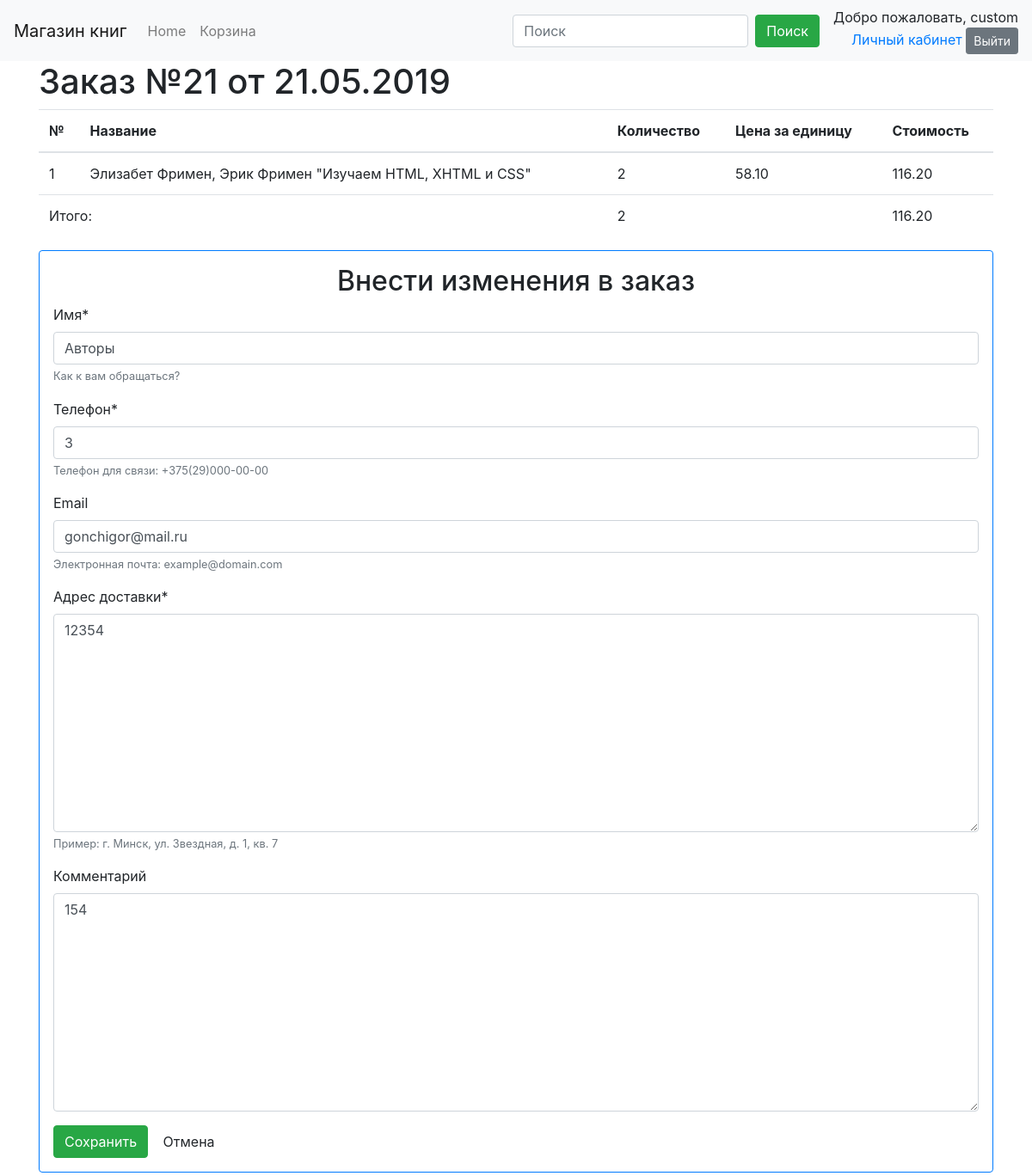
Before: /order/update/21/ (signed in) with the older database file.
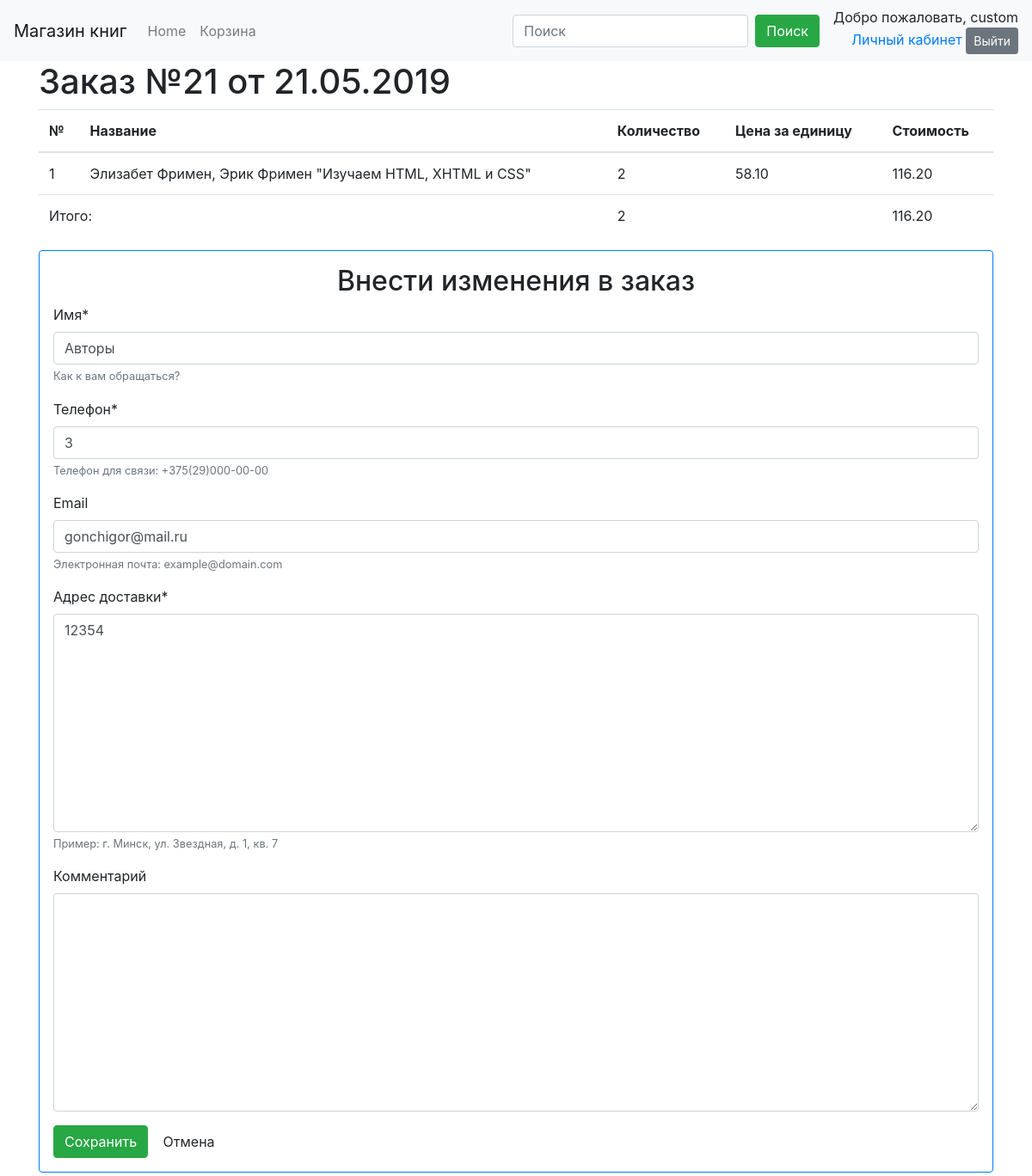
After: the same page with the newer database file.
### orderapp/models.py (models this page shows, shortened)
class Order(models.Model):
    cart = models.ForeignKey(Cart, on_delete=models.PROTECT, verbose_name='корзина', related_name='order',
                             related_query_name='order')
    status = models.ForeignKey(OrderStatus, on_delete=models.PROTECT, verbose_name='статус', related_name='order',
                               related_query_name='order')
    name = models.CharField(verbose_name='имя', max_length=50, help_text='Как к вам обращаться?')
    phone = models.CharField(max_length=15, verbose_name='телефон', help_text='Телефон для связи: +375(29)000-00-00')
    email = models.EmailField(verbose_name='email', blank=True, null=True,
                              help_text='Электронная почта: example@domain.com')
    delivery_adress = models.TextField(verbose_name='Адрес доставки',
                                       help_text='Пример: г. Минск, ул. Звездная, д. 1, кв. 7')
    comments = models.TextField(verbose_name='комментарий', blank=True, null=True)
    date_create = models.DateTimeField("Дата создания", auto_now_add=True, )
    date_update = models.DateTimeField("Дата последнего изменения", auto_now=True)
    def __str__(self):
        return "Заказ №" + str(self.pk) + " от " + self.date_create.strftime("%d.%m.%Y")
    class Meta:
        verbose_name = 'заказ'
        verbose_name_plural = 'заказы'
        permissions = [('manager', 'is_manager'), ]

### orderapp/views.py (the view, shortened to what this page needs)
# urls.py: path('update/<int:pk>/', CustomerOrderUpdateView.as_view(), name='order_customer_update'),
class CustomerOrderUpdateView(LoginRequiredMixin, UpdateView):
    model = Order
    form_class = OrderConfirmForm
    template_name = 'orderapp/customer_order_update.html'
    def get_context_data(self, **kwargs):
        context = super().get_context_data(**kwargs)
        context['cart'] = self.object.cart
        context['next'] = reverse_lazy('cart_detail_current', kwargs={'pk': self.object.cart.pk})
        context['is_new'] = self.object.status_id == order_status_new.pk
        return context
    def get_queryset(self):
        return self.model._default_manager.filter(status=order_status_new, cart__user=self.request.user)

### orderapp/form.py
class OrderConfirmForm(ModelForm):
    class Meta:
        model = Order
        exclude = ['cart', 'status']

### cartapp/models.py (called while the page is built)
    @property
    def total_quantity(self):
        quantity = self.books.aggregate(models.Sum('quantity'))['quantity__sum']
        if quantity is None:
            return 0
        return quantity

    @property
    def total_cost(self):
        return sum(book.cost for book in self.books.all())

    @property
    def cost(self):
        return self.quantity * self.book.price

### goodsapp/models.py (called while the page is built)
    def description(self):
        return ', '.join([s.namePublic for s in self.authors.all()]) + " \"" + self.name + "\""

### orderapp/templates/orderapp/customer_order_update.html (shortened to what this page needs)
{% extends 'orderapp/order_form.html' %}
{% load crispy_forms_tags %}
{% block navbar %}
    {% include 'navbar.html' %}
{% endblock %}
{% block main_head %}{% if cart.user == view.request.user %}{{ object }}{% endif %}{% endblock %}
{% block cart_table %}
    {% if cart.user == view.request.user %}
        {{ block.super }}
    {% endif %}
{% endblock %}
{% block order_block %}
    {% if cart.user == view.request.user and is_new%}
        <form method="post" class="border border-primary rounded p-3 mb-1">
            <h2 class="text-center">Внести изменения в заказ</h2>
            {{ form|crispy }}
            <button class="btn btn-success">Сохранить</button>
            <a href="{{ next }}" class="btn btn-cancel">Отмена</a>
        </form>
    {% endif %}
{% endblock %}

Changed rows visible on the page:
changed Order "Авторы": comments "154" → (not shown)
